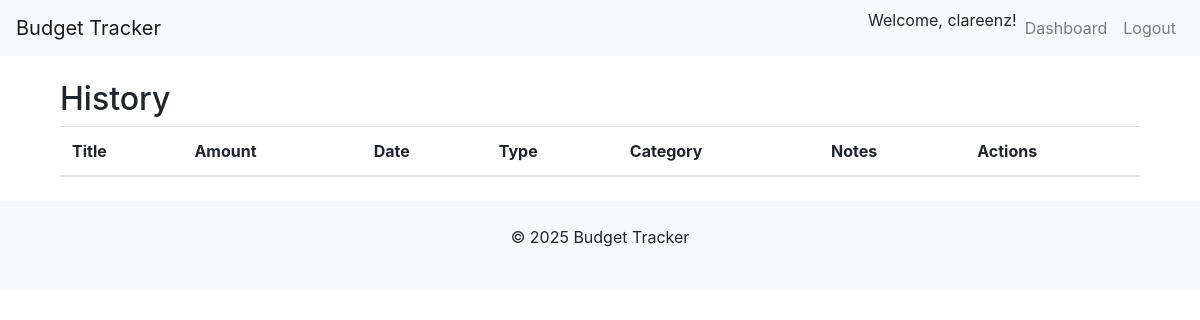
The page /history/ (signed in) on the database as committed earlier.
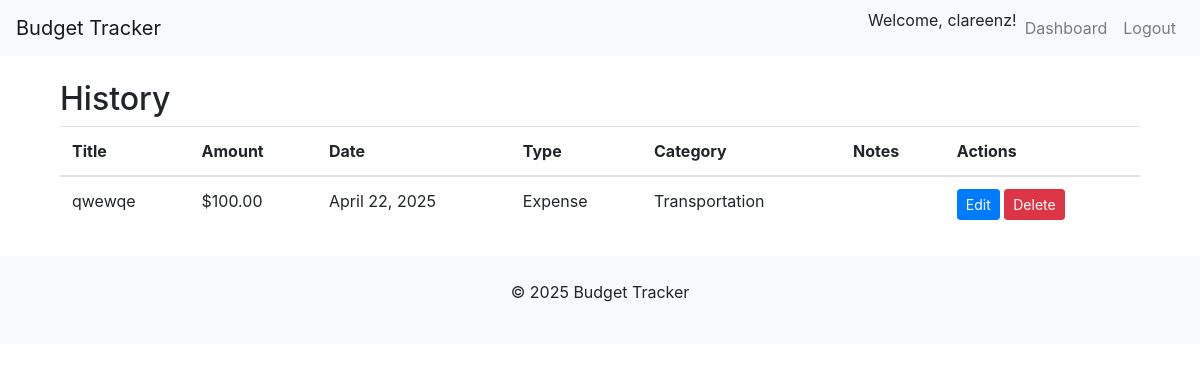
The same page on the database as committed later.
### budget_app/models.py (models this page shows, shortened)
class Entry(models.Model):
    ENTRY_TYPES = [
        ('income', 'Income'),
        ('expense', 'Expense'),
    ]
    FOOD = 'food'
    HOUSING = 'housing'
    TRANSPORTATION = 'transportation'
    SALARY = 'salary'
    ENTERTAINMENT = 'entertainment'
    OTHERS = 'others'
    CATEGORY_CHOICES = [
        (FOOD, 'Food'),
        (HOUSING, 'Housing'),
        (TRANSPORTATION, 'Transportation'),
        (SALARY, 'Salary'),
        (ENTERTAINMENT, 'Entertainment'),
        (OTHERS, 'Others'),
    ]
    user = models.ForeignKey(User, on_delete=models.CASCADE)
    category = models.CharField(max_length=20, choices=CATEGORY_CHOICES, default='others')
    title = models.CharField(max_length=100)
    amount = models.DecimalField(max_digits=10, decimal_places=2)
    date = models.DateField()
    type = models.CharField(max_length=7, choices=ENTRY_TYPES)
    notes = models.TextField(blank=True)

### budget_app/views.py (the view)
# urls.py: path('history/', views.history, name='history'),
@login_required
def history(request):
    entries = Entry.objects.filter(user=request.user).order_by('-date')
    return render(request, 'budget_app/history.html', {'entries': entries})

### budget_app/templates/budget_app/history.html
{% extends 'budget_app/base.html' %}
{% block content %}
<div class="container">
    <h2>History</h2>
    <table class="table">
        <thead>
            <tr>
                <th>Title</th>
                <th>Amount</th>
                <th>Date</th>
                <th>Type</th>
                <th>Category</th>
                <th>Notes</th>
                <th>Actions</th>
            </tr>
        </thead>
        <tbody>
            {% for entry in entries %}
            <tr>
                <td>{{ entry.title }}</td>
                <td>${{ entry.amount|floatformat:2 }}</td>
                <td>{{ entry.date }}</td>
                <td>{{ entry.get_type_display }}</td>
                <td>{{ entry.get_category_display }}</td>
                <td>{{ entry.notes }}</td>
                <td>
                    <a href="{% url 'update_entry' entry.id %}" class="btn btn-sm btn-primary">Edit</a>
                    <a href="{% url 'delete_entry' entry.id %}" class="btn btn-sm btn-danger">Delete</a>
                </td>
            </tr>
            {% endfor %}
        </tbody>
    </table>
</div>
{% endblock %}

### budget_app/templates/budget_app/base.html (shortened to what this page needs)
<!DOCTYPE html>
<html lang="en">
<head>
    <link rel="stylesheet" href="https://stackpath.bootstrapcdn.com/bootstrap/4.3.1/css/bootstrap.min.css">
</head>
<body>
    <nav class="navbar navbar-expand-lg navbar-light bg-light">
        <a class="navbar-brand" href="/">Budget Tracker</a>
        <div class="collapse navbar-collapse">
            <ul class="navbar-nav ml-auto">
                {% if user.is_authenticated %}
                    <li>Welcome, {{ request.user.username }}!</li>
                    <li class="nav-item"><a class="nav-link" href="{% url 'dashboard' %}">Dashboard</a></li>
                    <li class="nav-item"><a class="nav-link" href="{% url 'logout' %}">Logout</a></li>
                {% else %}
                    <li class="nav-item"><a class="nav-link" href="{% url 'login' %}">Login</a></li>
                    <li class="nav-item"><a class="nav-link" href="{% url 'register' %}">Register</a></li>
                {% endif %}
            </ul>
        </div>
    </nav>
    <div class="container my-4">
        {% block content %}
        {% endblock %}
    </div>
    <footer class="bg-light text-center py-4">
        <p>&copy; 2025 Budget Tracker</p>
    </footer>
</body>
</html>

Rows that differ between the two databases and show on the page:
added Entry: title "qwewqe", amount "100.00", date "April 22, 2025", type "Expense", category "Transportation"
